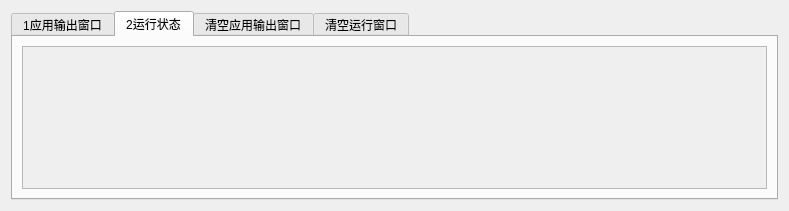
<?xml version="1.0" encoding="UTF-8"?>
<ui version="4.0">
 <class>Qout</class>
 <widget class="QWidget" name="Qout">
  <property name="geometry">
   <rect>
    <x>0</x>
    <y>0</y>
    <width>789</width>
    <height>211</height>
   </rect>
  </property>
  <property name="windowTitle">
   <string>Form</string>
  </property>
  <layout class="QVBoxLayout" name="verticalLayout">
   <item>
    <widget class="QTabWidget" name="tabWidget">
     <property name="currentIndex">
      <number>1</number>
     </property>
     <widget class="QWidget" name="tab">
      <attribute name="title">
       <string>1应用输出窗口</string>
      </attribute>
      <layout class="QVBoxLayout" name="verticalLayout_2">
       <item>
        <widget class="QScrollArea" name="scrollArea">
         <property name="widgetResizable">
          <bool>true</bool>
         </property>
         <widget class="QWidget" name="scrollAreaWidgetContents">
          <property name="geometry">
           <rect>
            <x>0</x>
            <y>0</y>
            <width>737</width>
            <height>146</height>
           </rect>
          </property>
          <layout class="QVBoxLayout" name="verticalLayout_5">
           <item alignment="Qt::AlignTop">
            <widget class="QLabel" name="label">
             <property name="text">
              <string/>
             </property>
            </widget>
           </item>
          </layout>
         </widget>
        </widget>
       </item>
      </layout>
     </widget>
     <widget class="QWidget" name="tab_2">
      <attribute name="title">
       <string>2运行状态</string>
      </attribute>
      <layout class="QVBoxLayout" name="verticalLayout_3">
       <item>
        <widget class="QScrollArea" name="scrollArea_2">
         <property name="widgetResizable">
          <bool>true</bool>
         </property>
         <widget class="QWidget" name="scrollAreaWidgetContents_2">
          <property name="geometry">
           <rect>
            <x>0</x>
            <y>0</y>
            <width>737</width>
            <height>137</height>
           </rect>
          </property>
          <layout class="QVBoxLayout" name="verticalLayout_4">
           <item alignment="Qt::AlignTop">
            <widget class="QLabel" name="label_2">
             <property name="text">
              <string/>
             </property>
            </widget>
           </item>
          </layout>
         </widget>
        </widget>
       </item>
      </layout>
     </widget>
     <widget class="QWidget" name="tab_3">
      <attribute name="title">
       <string>清空应用输出窗口</string>
      </attribute>
     </widget>
     <widget class="QWidget" name="tab_4">
      <attribute name="title">
       <string>清空运行窗口</string>
      </attribute>
     </widget>
    </widget>
   </item>
  </layout>
 </widget>
 <resources/>
 <connections/>
</ui>
